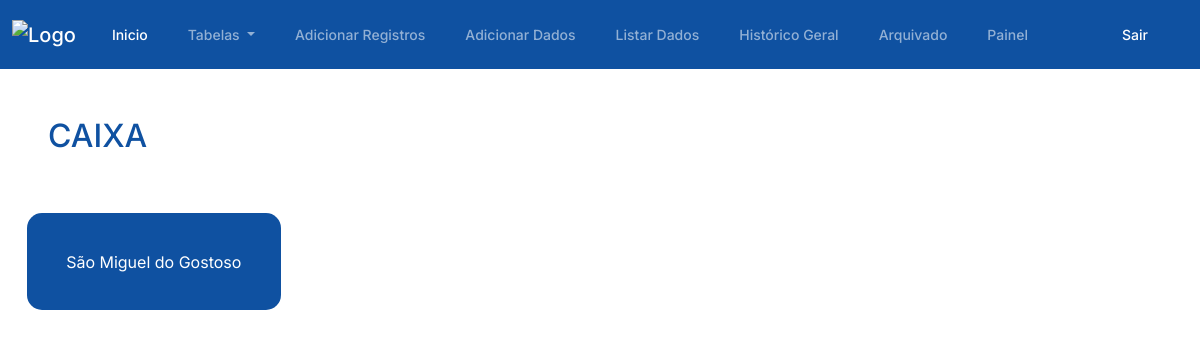
Page /tabela_caixa/ (signed in) on the earlier database version.
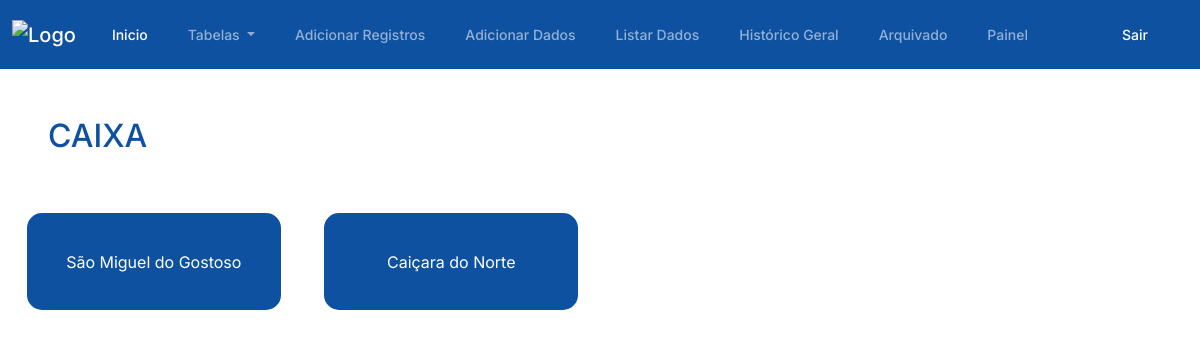
Same page on the later database version.
### plataforma/models.py (models this page shows, shortened)
class RegistroFuncionarios(models.Model):
    class Meta:
        verbose_name_plural = "Registros da Tabela Geral"
    nome = models.ForeignKey(Nome, on_delete=models.CASCADE)
    orgao_setor = models.ForeignKey(Setor, on_delete=models.CASCADE)
    municipio = models.ForeignKey(Municipio, on_delete=models.CASCADE)
    atividade = models.ForeignKey(Atividade, on_delete=models.CASCADE)
    num_convenio = models.CharField(max_length=255)
    parlamentar = models.CharField(max_length=255)
    objeto = models.CharField(max_length=255)
    oge_ogu = models.DecimalField(max_digits=10, decimal_places=2)
    cp_prefeitura = models.DecimalField(max_digits=10, decimal_places=2)
    valor_liberado = models.DecimalField(max_digits=10, decimal_places=2, default=0)
    prazo_vigencia = models.DateField()
    situacao = models.CharField(max_length=255)
    providencia = models.CharField(max_length=255)
    status = models.CharField(max_length=20, choices=Status.choices, default=Status.NAO_INICIADO)
    data_recepcao = models.DateField()
    data_inicio = models.DateField(null=True, blank=True)
    documento_pendente = models.BooleanField(default=False)
    documento_cancelado = models.BooleanField(default=False)
    data_fim = models.DateField(null=True, blank=True)
    duracao_dias_uteis = models.IntegerField(default=0)

class Municipio(models.Model):
    municipio = models.CharField(max_length=255)

### plataforma/views.py (the view)
# urls.py: path('tabela_caixa/', views.tabela_caixa, name='tabela_caixa'),
def tabela_caixa(request):
    registros = RegistroFuncionarios.objects.filter(orgao_setor__orgao_setor='CAIXA')
    nomes = Nome.objects.all()
    municipios = Municipio.objects.all()
    context = {
        'nomes': nomes,
        'municipios': municipios,
        'registros': registros,
    }
    return render(request, 'tabela_caixa2.html', context)

### plataforma/templates/tabela_caixa2.html (shortened to what this page needs)
{% extends "base.html" %}
{% load static %}
{% block container %}
  <h2 class="texto-destaque m-5">CAIXA</h2>
  <div class="container mt-5">
    {% for registro in registros %}
        <a class="button" href="{% url 'selecionar_municipio' municipio_id=registro.municipio.id %}">{{ registro.municipio.municipio }}</a>
    {% endfor %}
  </div>
{% endblock container %}

Differences in the rows shown:
added RegistroFuncionarios: municipio.municipio "Caiçara do Norte"
